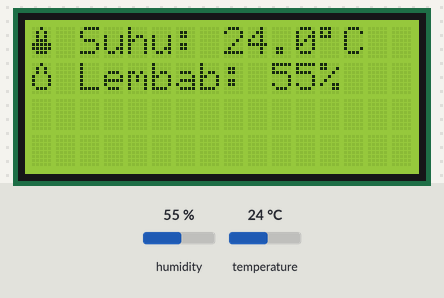
Bench run of a sketch on a simulated Arduino Uno, built with avr-gcc and run on an emulated ATmega328P. On the bench: 16×4 character LCD. The inputs (shaded band) are chosen by the test bench; at power-on: humidity 55 %, temperature 24 °C.

Above: at 3.3 s.
3.4 s: humidity set to 22 %
At 5.2 s:
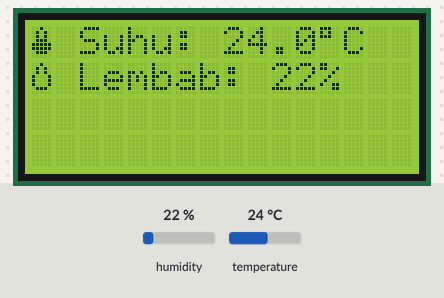
6.1 s: temperature set to 12 °C
At 6.6 s:
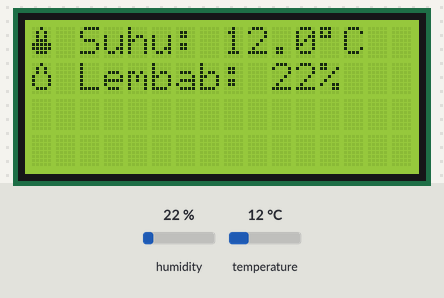
8.8 s: humidity set to 40 %
At 11.6 s:
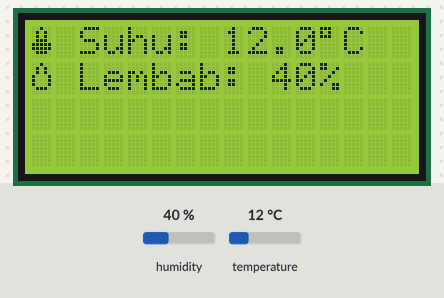
11.9 s: temperature set to 19 °C
Timing chart, 0 to 14.9 s (numbered marks = the images above; inputs shaded):
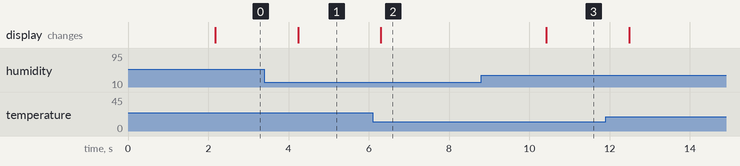

Measured:
- after the input at 3.4 s, the display: changes after 0.84 s (image 1)
- after the input at 6.1 s, the display: changes after 0.20 s (image 2)
- after the input at 8.8 s, the display: changes after 1.6 s (image 3)

The sketch:

sketch_feb7a.ino
```cpp
#include <Wire.h>
#include <LiquidCrystal_I2C.h>
#include "DHT.h"

LiquidCrystal_I2C lcd(0x27,16,4);
// Deklarasi PIN DHT11 //
#define DHTPIN 2
// Tipe sensor yang digunakan (DHT11 atau DHT22) //
#define DHTTYPE DHT11
DHT dht(DHTPIN, DHTTYPE);

// Membuat ikon kelelembaban //
byte suhu[8] =
{
  B00100,
  B01010,
  B01010,
  B01110,
  B11111,
  B11111,
  B01110,
  B00000
};

// Membuat ikon kelelembaban //
byte kelembaban[8] =
{
  B00100,
  B01010,
  B01010,
  B10001,
  B10001,
  B10001,
  B01110,
  B00000
};

void setup() {
  lcd.init();
  lcd.backlight();
  lcd.createChar(1, kelembaban);
  lcd.createChar(2, suhu);
  lcd.setCursor(0,0);
  lcd.print("Mahirelektro.com");
  lcd.setCursor(0,1);
  lcd.print("DHT11 + LCD 16x2");
  dht.begin();
  delay(2000);
  lcd.clear();
  lcd.setCursor(0,0);
  lcd.write(2);
  lcd.print(" Suhu: ");
  lcd.setCursor(0,1);
  lcd.write(1);
  lcd.print(" Lembab: ");
}

void loop() {
  // Membaca kelembaban //
  float h = dht.readHumidity();
  // Membaca suhu dalam satuan Celsius //
  float t = dht.readTemperature();
  // Membaca suhu dalam satuan Fahrenheit //
  float f = dht.readTemperature(true);

  // Menampilkan pesan Error jika sensor tidak terbaca //
  if (isnan(h) || isnan(t) || isnan(f)) {
    lcd.setCursor(8,0);
    lcd.print("Error   ");
    lcd.setCursor(10,1);
    lcd.print("Error   ");
    return;
  }


  float hif = dht.computeHeatIndex(f, h);
  float hic = dht.computeHeatIndex(t, h, false);

  // Menampilkan data ke LCD //
  lcd.setCursor(8,0);
  lcd.print(t,1);
  lcd.print((char)223);
  lcd.print("C     ");
  lcd.setCursor(10,1);
  lcd.print(h,0);
  lcd.print("%     ");

  // Jeda Waktu, ubah menjadi 2000 untuk DHT22//
  delay(1000);
}
```
